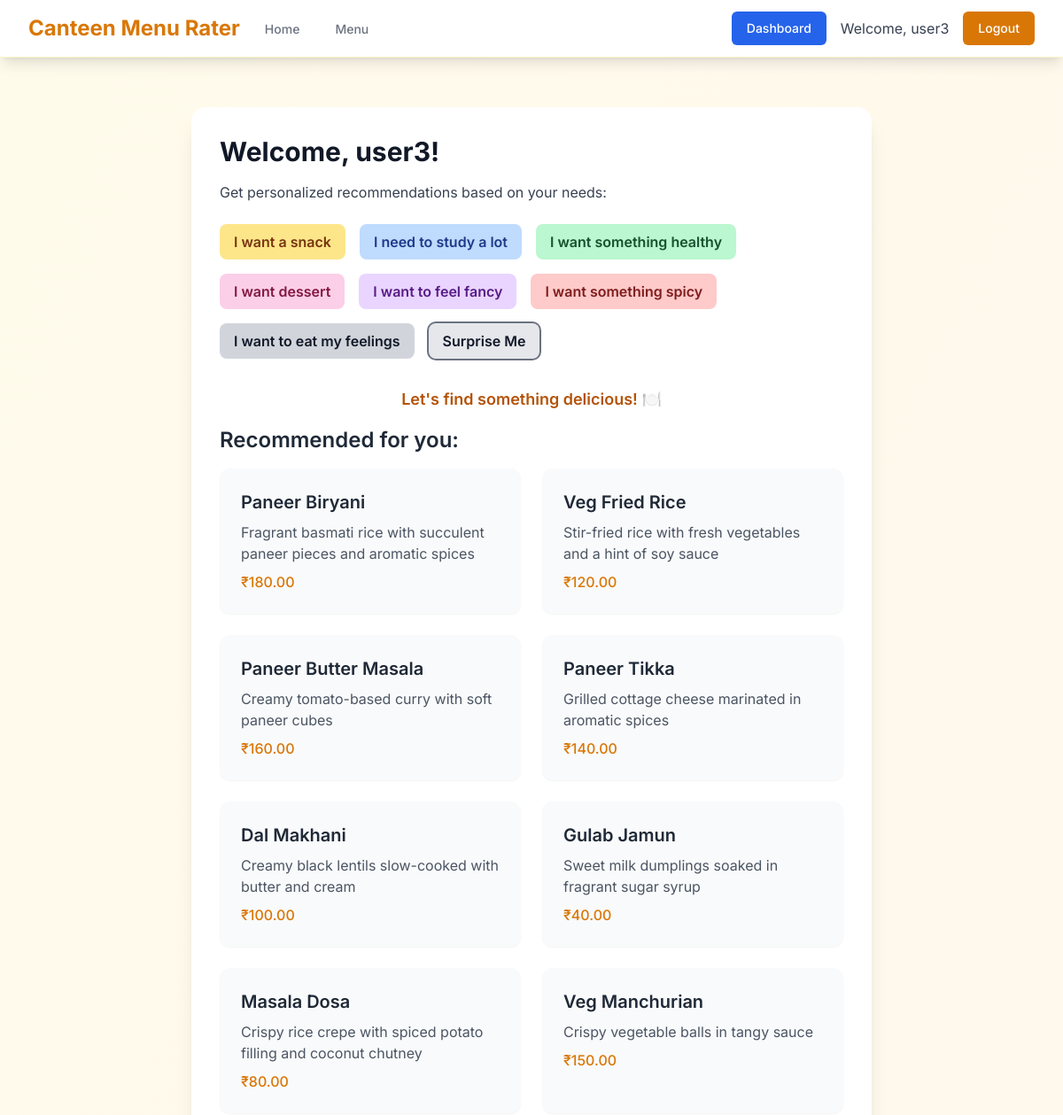
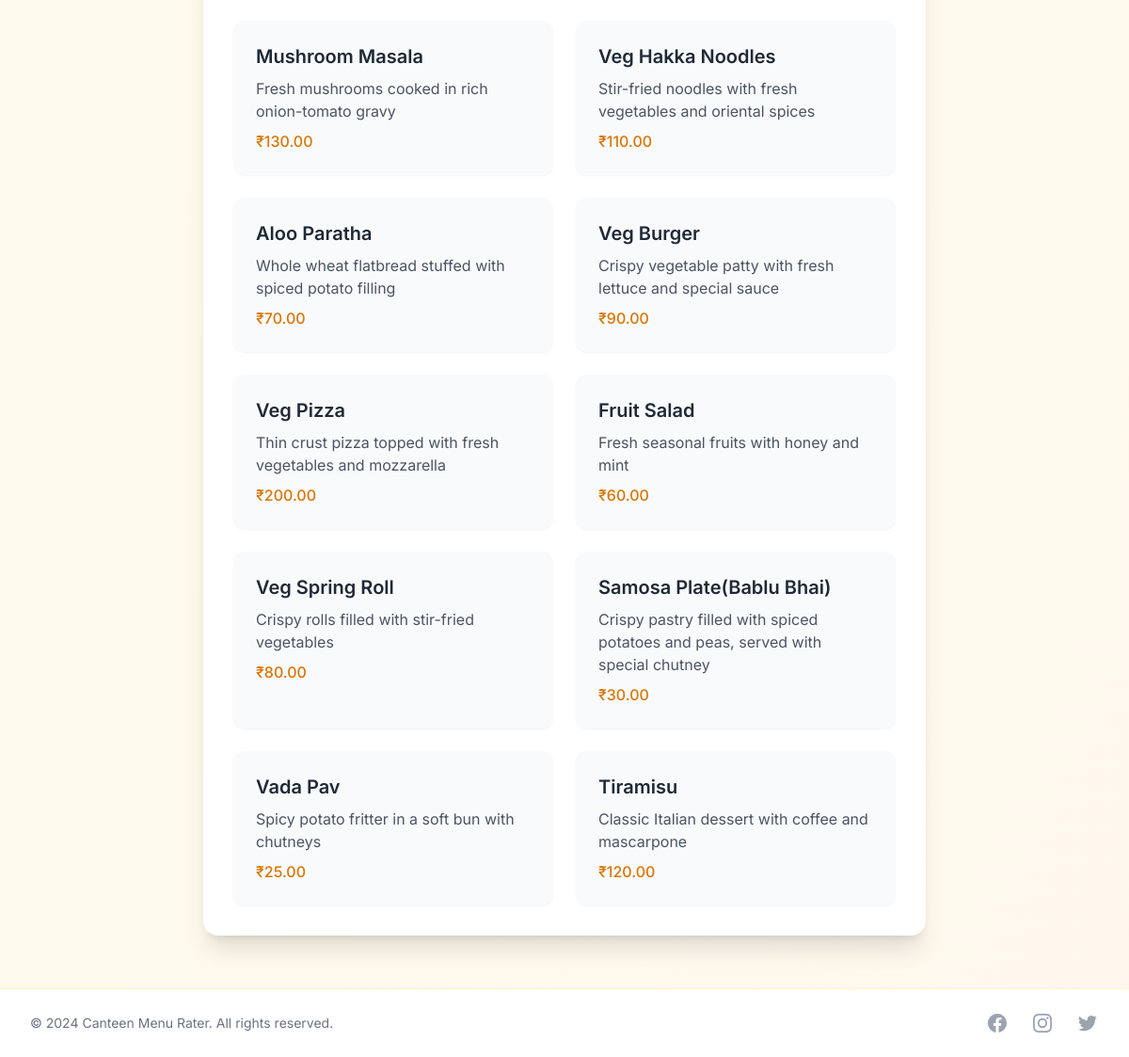
The page /users/dashboard/ (signed in) on the database its author committed (2 pictures, top to bottom).
### users/models.py (models this page shows, shortened)
class CustomUser(AbstractUser):
    is_student = models.BooleanField(default=True)
    is_staff_member = models.BooleanField(default=False)

### menu/models.py (models this page shows, shortened)
class MenuItem(models.Model):
    name = models.CharField(max_length=200)
    description = models.TextField()
    price = models.DecimalField(max_digits=6, decimal_places=2)
    category = models.ForeignKey(Category, on_delete=models.CASCADE, related_name='items')
    image = models.ImageField(upload_to='menu_items/', blank=True, null=True)
    is_available = models.BooleanField(default=True)
    created_at = models.DateTimeField(auto_now_add=True)
    updated_at = models.DateTimeField(auto_now=True)

### users/views.py (the view)
# urls.py: path('dashboard/', views.user_dashboard, name='user_dashboard'),
@login_required
def user_dashboard(request):
    selected_option = request.GET.get('option', '')
    funny_messages = {
        'snack': "Snack attack incoming! 🍪",
        'study': "Brain food coming right up! 🧠",
        'healthy': "Your body will thank you! 🥗",
        'dessert': "Sweet tooth satisfaction guaranteed! 🍰",
        'fancy': "Time to treat yourself! 🍾",
        'spicy': "Warning: May cause happy tears! 🌶️",
        'emotional': "We've all been there... 🍫",
        '': "Let's find something delicious! 🍽️"
    }
    funny_message = funny_messages.get(selected_option, funny_messages[''])
    recommendations = MenuItem.objects.all()  # This is a placeholder - you can add your own recommendation logic
    context = {
        'selected_option': selected_option,
        'funny_message': funny_message,
        'recommendations': recommendations
    }
    return render(request, 'user_dashboard.html', context)

### templates/user_dashboard.html (shortened to what this page needs)
{% extends 'base.html' %}
{% block content %}
<div class="bg-white rounded-2xl shadow-xl p-8 max-w-3xl mx-auto mt-8">
    <h1 class="text-3xl font-bold text-gray-900 mb-4">Welcome, {{ user.username }}!</h1>
    <p class="mb-6 text-gray-700">Get personalized recommendations based on your needs:</p>
    <div class="flex flex-wrap gap-4 mb-8">
        <a href="?option=snack" class="px-4 py-2 rounded-lg bg-amber-200 hover:bg-amber-300 text-amber-900 font-semibold {% if selected_option == 'snack' %}ring-2 ring-amber-500{% endif %}">I want a snack</a>
        <a href="?option=study" class="px-4 py-2 rounded-lg bg-blue-200 hover:bg-blue-300 text-blue-900 font-semibold {% if selected_option == 'study' %}ring-2 ring-blue-500{% endif %}">I need to study a lot</a>
        <a href="?option=healthy" class="px-4 py-2 rounded-lg bg-green-200 hover:bg-green-300 text-green-900 font-semibold {% if selected_option == 'healthy' %}ring-2 ring-green-500{% endif %}">I want something healthy</a>
        <a href="?option=dessert" class="px-4 py-2 rounded-lg bg-pink-200 hover:bg-pink-300 text-pink-900 font-semibold {% if selected_option == 'dessert' %}ring-2 ring-pink-500{% endif %}">I want dessert</a>
        <a href="?option=fancy" class="px-4 py-2 rounded-lg bg-purple-200 hover:bg-purple-300 text-purple-900 font-semibold {% if selected_option == 'fancy' %}ring-2 ring-purple-500{% endif %}">I want to feel fancy</a>
        <a href="?option=spicy" class="px-4 py-2 rounded-lg bg-red-200 hover:bg-red-300 text-red-900 font-semibold {% if selected_option == 'spicy' %}ring-2 ring-red-500{% endif %}">I want something spicy</a>
        <a href="?option=emotional" class="px-4 py-2 rounded-lg bg-gray-300 hover:bg-gray-400 text-gray-900 font-semibold {% if selected_option == 'emotional' %}ring-2 ring-gray-500{% endif %}">I want to eat my feelings</a>
        <a href="/dashboard/" class="px-4 py-2 rounded-lg bg-gray-200 hover:bg-gray-300 text-gray-900 font-semibold {% if not selected_option %}ring-2 ring-gray-500{% endif %}">Surprise Me</a>
    </div>
    <div class="mb-4 text-center text-lg text-amber-700 font-semibold">{{ funny_message }}</div>
    <h2 class="text-2xl font-semibold text-gray-800 mb-4">Recommended for you:</h2>
    <div class="grid grid-cols-1 md:grid-cols-2 gap-6">
        {% for item in recommendations %}
        <div class="bg-gray-50 rounded-xl p-6 shadow-sm hover-scale">
            <h3 class="text-xl font-semibold text-gray-800 mb-2">{{ item.name }}</h3>
            <p class="text-gray-600 mb-2">{{ item.description }}</p>
            <span class="text-amber-600 font-medium">₹{{ item.price }}</span>
        </div>
        {% empty %}
        <div class="col-span-2 text-center py-8 text-gray-500">No recommendations found. Try another option!</div>
        {% endfor %}
    </div>
</div>
{% endblock %}

### templates/base.html (shortened to what this page needs)
<!DOCTYPE html>
<html lang="en">
<head>
    <script src="https://cdn.tailwindcss.com"></script>
</head>
<body class="bg-gradient-to-br from-amber-50 to-orange-50 min-h-screen">
    <nav class="bg-white shadow-lg border-b border-amber-100">
        <div class="max-w-7xl mx-auto px-4 sm:px-6 lg:px-8">
            <div class="flex justify-between h-16">
                <div class="flex">
                    <div class="flex-shrink-0 flex items-center">
                        <a href="{% url 'menu:home' %}" class="text-2xl font-bold text-amber-600">Canteen Menu Rater</a>
                    </div>
                    <div class="hidden sm:ml-6 sm:flex sm:space-x-8">
                        <a href="{% url 'menu:home' %}"
                           class="{% if request.resolver_match.url_name == 'home' %}border-amber-500 text-gray-900{% else %}border-transparent text-gray-500 hover:border-gray-300 hover:text-gray-700{% endif %} inline-flex items-center px-1 pt-1 border-b-2 text-sm font-medium">
                            Home
                        </a>
                        <a href="{% url 'menu:menu_list' %}"
                           class="{% if request.resolver_match.url_name == 'menu_list' %}border-amber-500 text-gray-900{% else %}border-transparent text-gray-500 hover:border-gray-300 hover:text-gray-700{% endif %} inline-flex items-center px-1 pt-1 border-b-2 text-sm font-medium">
                            Menu
                        </a>
                    </div>
                </div>
                <div class="hidden sm:ml-6 sm:flex sm:items-center">
                    {% if user.is_authenticated %}
                        <div class="flex items-center space-x-4">
                            <a href="{% url 'menu:user_dashboard' %}" class="inline-flex items-center px-4 py-2 border border-transparent text-sm font-medium rounded-md text-white bg-blue-600 hover:bg-blue-700 focus:outline-none focus:ring-2 focus:ring-offset-2 focus:ring-blue-500">Dashboard</a>
                            <span class="text-gray-700">Welcome, {{ user.username }}</span>
                            <a href="{% url 'logout' %}" class="inline-flex items-center px-4 py-2 border border-transparent text-sm font-medium rounded-md text-white bg-amber-600 hover:bg-amber-700 focus:outline-none focus:ring-2 focus:ring-offset-2 focus:ring-amber-500">
                                Logout
                            </a>
                        </div>
                    {% endif %}
                </div>
            </div>
        </div>
    </nav>
    <main class="max-w-7xl mx-auto py-6 sm:px-6 lg:px-8">
        {% block content %}
        {% endblock %}
    </main>
    <footer class="bg-white border-t border-amber-100 mt-8">
        <div class="max-w-7xl mx-auto py-6 px-4 sm:px-6 lg:px-8">
            <div class="flex flex-col md:flex-row justify-between items-center">
                <p class="text-gray-500 text-sm mb-4 md:mb-0">
                    © 2024 Canteen Menu Rater. All rights reserved.
                </p>
                <div class="flex space-x-6">
                    <a href="#" class="text-gray-400 hover:text-amber-500">
                    </a>
                    <a href="#" class="text-gray-400 hover:text-amber-500">
                    </a>
                    <a href="#" class="text-gray-400 hover:text-amber-500">
                    </a>
                </div>
            </div>
        </div>
    </footer>
</body>
</html>

### templates/base.html (style rules this page uses)
body { font-family: 'Inter', sans-serif; }
.hover-scale { transition: transform 0.2s; }

### rows shown on the page
CustomUser: username "user3"
MenuItem: name "Paneer Biryani", description "Fragrant basmati rice with succulent paneer pieces and aromatic spices", price "180.00"
MenuItem: name "Veg Fried Rice", description "Stir-fried rice with fresh vegetables and a hint of soy sauce", price "120.00"
MenuItem: name "Paneer Butter Masala", description "Creamy tomato-based curry with soft paneer cubes", price "160.00"
MenuItem: name "Paneer Tikka", description "Grilled cottage cheese marinated in aromatic spices", price "140.00"
MenuItem: name "Dal Makhani", description "Creamy black lentils slow-cooked with butter and cream", price "100.00"
MenuItem: name "Gulab Jamun", description "Sweet milk dumplings soaked in fragrant sugar syrup", price "40.00"
MenuItem: name "Masala Dosa", description "Crispy rice crepe with spiced potato filling and coconut chutney", price "80.00"
MenuItem: name "Veg Manchurian", description "Crispy vegetable balls in tangy sauce", price "150.00"
MenuItem: name "Mushroom Masala", description "Fresh mushrooms cooked in rich onion-tomato gravy", price "130.00"
MenuItem: name "Veg Hakka Noodles", description "Stir-fried noodles with fresh vegetables and oriental spices", price "110.00"
MenuItem: name "Aloo Paratha", description "Whole wheat flatbread stuffed with spiced potato filling", price "70.00"
MenuItem: name "Veg Burger", description "Crispy vegetable patty with fresh lettuce and special sauce", price "90.00"
MenuItem: name "Veg Pizza", description "Thin crust pizza topped with fresh vegetables and mozzarella", price "200.00"
MenuItem: name "Fruit Salad", description "Fresh seasonal fruits with honey and mint", price "60.00"
MenuItem: name "Veg Spring Roll", description "Crispy rolls filled with stir-fried vegetables", price "80.00"
MenuItem: name "Samosa Plate(Bablu Bhai)", description "Crispy pastry filled with spiced potatoes and peas, served with special chutney", price "30.00"
MenuItem: name "Vada Pav", description "Spicy potato fritter in a soft bun with chutneys", price "25.00"
MenuItem: name "Tiramisu", description "Classic Italian dessert with coffee and mascarpone", price "120.00"

### other values the page prints
{{ funny_message }} "Let's find something delicious! 🍽️"
